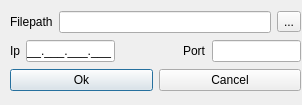
<?xml version="1.0" encoding="UTF-8"?>
<ui version="4.0">
 <class>SendDialog</class>
 <widget class="QDialog" name="SendDialog">
  <property name="geometry">
   <rect>
    <x>0</x>
    <y>0</y>
    <width>302</width>
    <height>105</height>
   </rect>
  </property>
  <property name="windowTitle">
   <string>Dialog</string>
  </property>
  <widget class="QWidget" name="layoutWidget">
   <property name="geometry">
    <rect>
     <x>10</x>
     <y>10</y>
     <width>291</width>
     <height>83</height>
    </rect>
   </property>
   <layout class="QVBoxLayout" name="verticalLayout">
    <item>
     <layout class="QHBoxLayout" name="horizontalLayout">
      <item>
       <widget class="QLabel" name="labelFile">
        <property name="text">
         <string>Filepath</string>
        </property>
       </widget>
      </item>
      <item>
       <widget class="QLineEdit" name="lineEditFile"/>
      </item>
      <item>
       <widget class="QToolButton" name="toolButtonFile">
        <property name="text">
         <string>...</string>
        </property>
       </widget>
      </item>
     </layout>
    </item>
    <item>
     <layout class="QHBoxLayout" name="horizontalLayout_2">
      <item>
       <widget class="QLabel" name="labelIp">
        <property name="text">
         <string>Ip</string>
        </property>
       </widget>
      </item>
      <item>
       <widget class="QLineEdit" name="lineEditIp">
        <property name="inputMask">
         <string>000.000.000.000;_</string>
        </property>
        <property name="text">
         <string>...</string>
        </property>
       </widget>
      </item>
      <item>
       <spacer name="horizontalSpacer">
        <property name="orientation">
         <enum>Qt::Horizontal</enum>
        </property>
        <property name="sizeHint" stdset="0">
         <size>
          <width>80</width>
          <height>20</height>
         </size>
        </property>
       </spacer>
      </item>
      <item>
       <widget class="QLabel" name="labelPort">
        <property name="text">
         <string>Port</string>
        </property>
       </widget>
      </item>
      <item>
       <widget class="QLineEdit" name="lineEditPort"/>
      </item>
     </layout>
    </item>
    <item>
     <layout class="QHBoxLayout" name="horizontalLayout_3">
      <item>
       <widget class="QPushButton" name="pushButtonOk">
        <property name="text">
         <string>Ok</string>
        </property>
       </widget>
      </item>
      <item>
       <widget class="QPushButton" name="pushButtonCancel">
        <property name="text">
         <string>Cancel</string>
        </property>
       </widget>
      </item>
     </layout>
    </item>
   </layout>
  </widget>
 </widget>
 <resources/>
 <connections/>
</ui>
